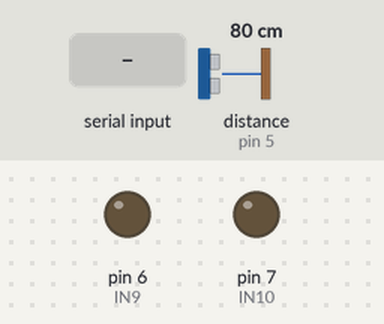
Simulated run of this sketch. Board: Arduino Uno, built with avr-gcc and run on an emulated ATmega328P. On the bench: output pins drawn as LEDs (lit = HIGH). Inputs (shaded band) come from the test bench; at power-on: distance to the obstacle (sensor on pin 5) 80 cm. The echo pulse lasts 58.3 µs per cm; pins used as bus, display or sensor lines are not drawn.

Above: at 1.2 s.
1.3 s: "a" received over Serial
At 1.7 s:
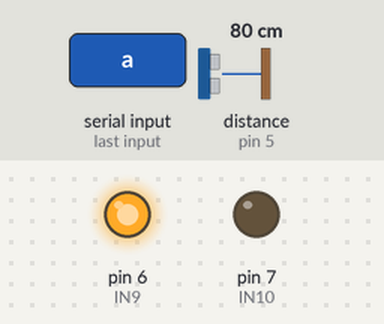
2.8 s: "f" received over Serial
At 4.0 s:
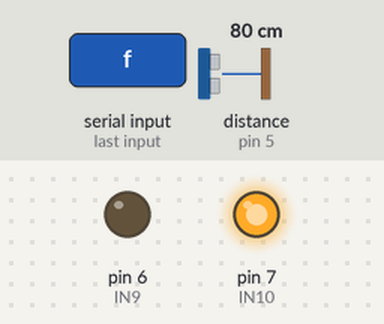
4.3 s: "p" received over Serial
At 5.0 s:
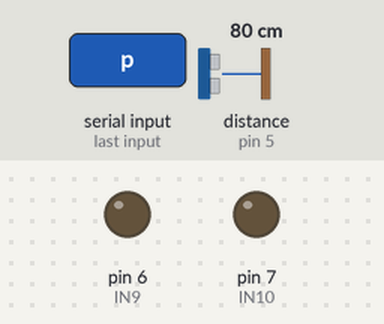
Timing chart, 0 to 7.3 s (numbered marks = the images above; inputs shaded):
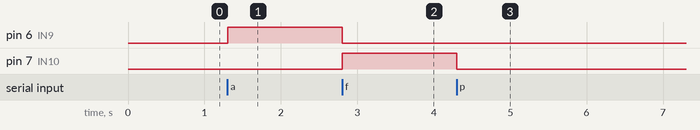

Measured:
- after the input at 1.3 s, pin 6 (IN9): LOW → HIGH at once
- after the input at 2.8 s, pin 6 (IN9): HIGH → LOW at once; pin 7 (IN10): LOW → HIGH at once
- after the input at 4.3 s, pin 7 (IN10): HIGH → LOW at once

The sketch:

Puente.ino
```cpp
int IN9 = 6;
int IN10 = 7;
int estado = 'p';
const int trigPin = 4;
const int echoPin = 5;

void setup()
{
  Serial.begin(9600);
  pinMode (IN9, OUTPUT);    // Input4 conectada al pin 4
  pinMode (IN10, OUTPUT);    // Input3 conectada al pin 5
  pinMode(trigPin, OUTPUT);
  pinMode(echoPin, INPUT);

}
void loop()
{
   if(Serial.available()>0){        // lee el bluetooth y almacena en estado
         estado = Serial.read();
     }
   if (estado=='a'){
      long distancia = distance();
      comprueba(distancia);
      if (estado!='p'){
         digitalWrite (IN9, HIGH);
         digitalWrite (IN10, LOW);
      }
   }
   if (estado=='f'){
      digitalWrite (IN9, LOW);
      digitalWrite (IN10, HIGH);
   }
   if (estado=='p'){
      digitalWrite (IN9, LOW);
      digitalWrite (IN10, LOW);
   }

}

void comprueba(long distancia){
   if (distancia<=6){
      digitalWrite (IN9, LOW);
      digitalWrite (IN10, LOW);
      estado='p';
   }
}

long distance(){

   long duration;
   long distance;

   digitalWrite(trigPin, LOW);
   delayMicroseconds(2);

   digitalWrite(trigPin,HIGH);
   delayMicroseconds(10);
   digitalWrite(trigPin,LOW);

   duration = pulseIn(echoPin, HIGH);
   distance = duration*0.034/2;
   //delay(200);
   return distance;
}
```
